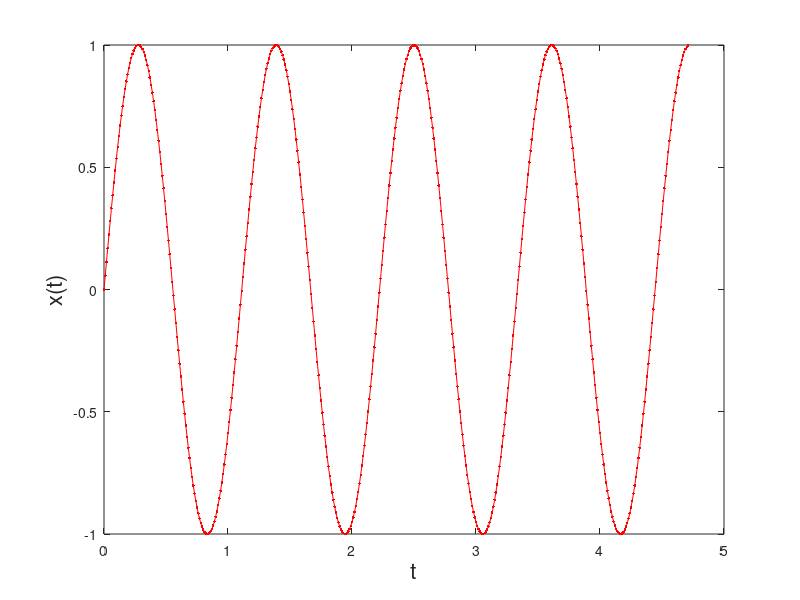
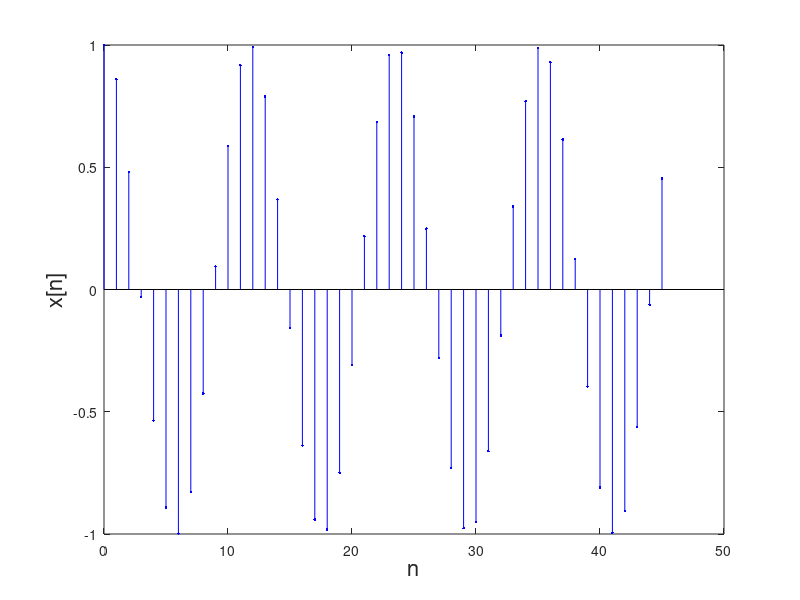

These charts were generated, in order, by the following MATLAB code:
 % Script 1
 % Graphs of sine and cosine function
 % with plot and stem
 t = (0:0.01:3*pi/2);        
 x = sin((1.8*pi)*t);       
 n = 0:45;      
 y = cos(((1.7*pi).*n)/10);   
 figure();                   
 plot(t,x','r.-');       
 xlabel('t','fontsize',16);                
 ylabel('x(t)','fontsize',16);                 
 figure();                   
 stem(n,y','b.');        
 xlabel('n','fontsize',16);
 ylabel('x[n]','fontsize',16);
 
